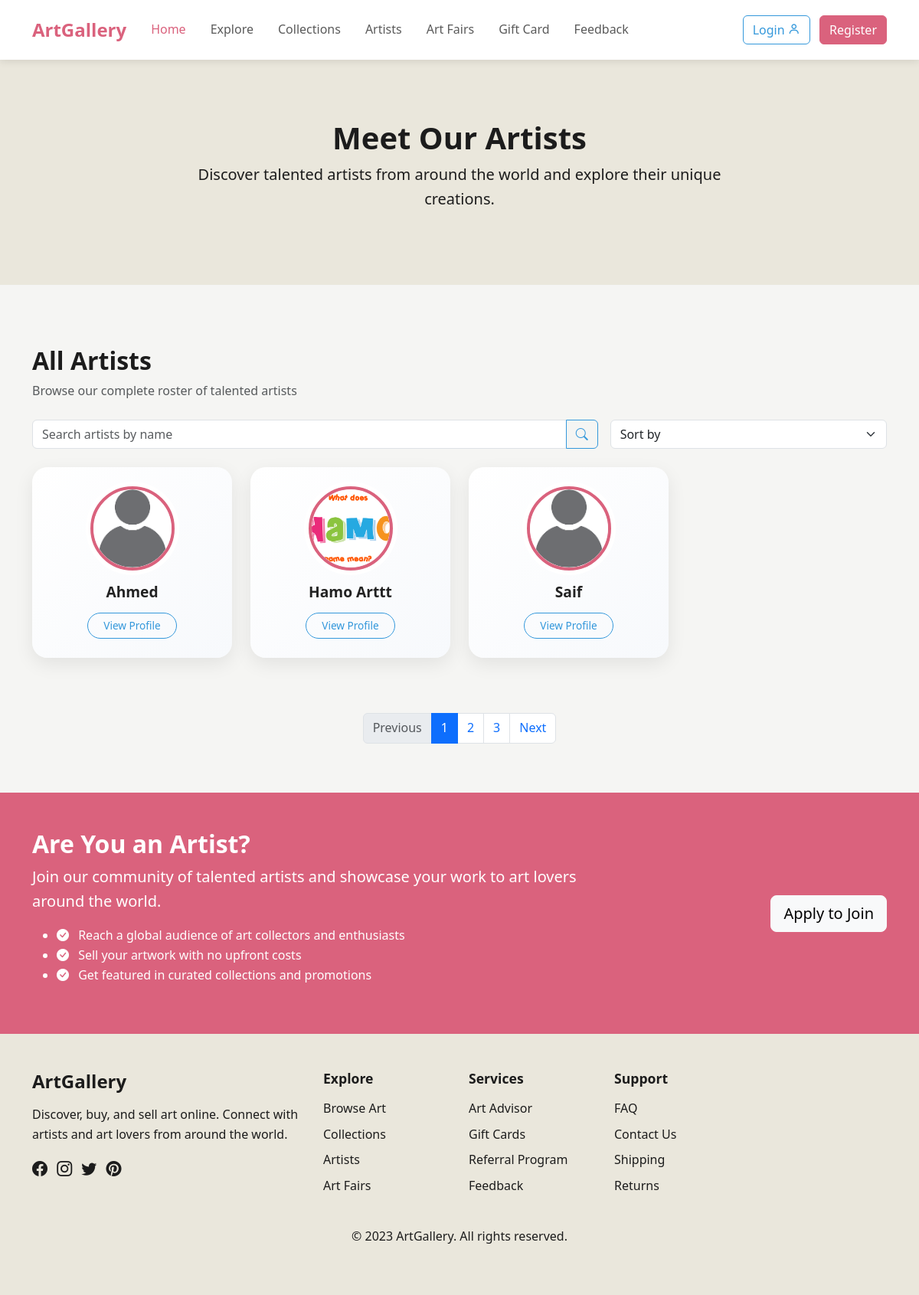
The app's page /pages/artists.php, older data.
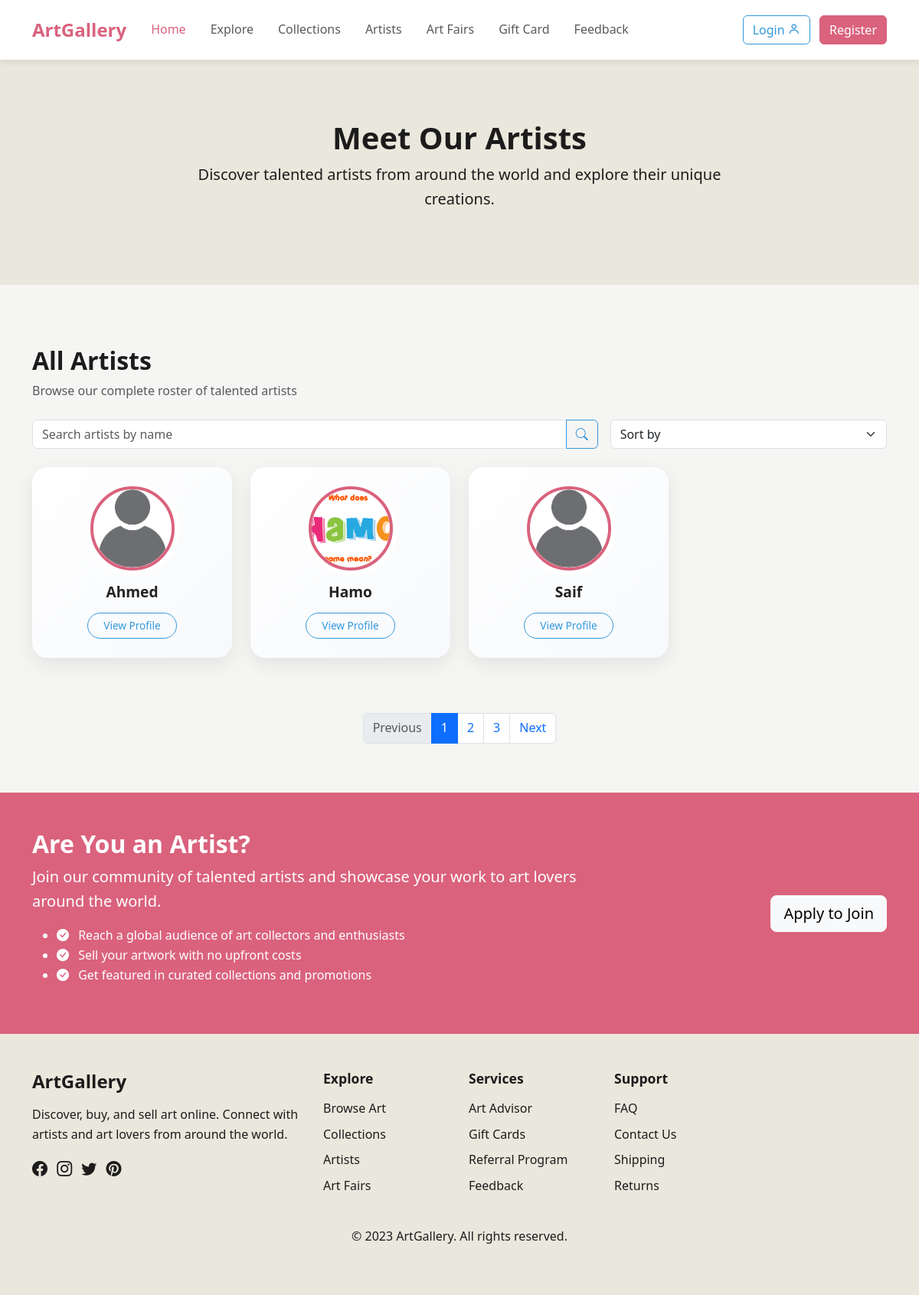
The same page, newer data.
### tables this page shows
CREATE TABLE `users` (
  `id` int(11) NOT NULL,
  `name` varchar(255) NOT NULL,
  `email` varchar(255) NOT NULL,
  `password` varchar(255) NOT NULL,
  `role` varchar(255) NOT NULL,
  `image` varchar(255) NOT NULL DEFAULT 'uploads/profile/unknown.png',
  `work_name` varchar(100) DEFAULT NULL,
  `bio` varchar(255) DEFAULT NULL
);

### pages/artists.php (the view, shortened to what the changed rows need)
<!DOCTYPE html>
<html lang="en">
<head>
    <link rel="stylesheet" href="https://cdn.jsdelivr.net/npm/bootstrap@5.3.0/dist/css/bootstrap.min.css">
    <link rel="stylesheet" href="https://cdn.jsdelivr.net/npm/bootstrap-icons@1.11.1/font/bootstrap-icons.css">
    <link rel="stylesheet" href="../assets/css/style.css">
</head>
<body>
    <?php
    include '../includes/header.php';
    include '../includes/conn.php';
    ?>
    <section class="page-hero">
        <div class="container">
            <div class="row">
                <div class="col-lg-8 mx-auto text-center">
                    <h1>Meet Our Artists</h1>
                </div>
            </div>
        </div>
    </section>
    <?php
    $sort = isset($_GET['sort']) ? $_GET['sort'] : '';
    $sql = "SELECT * FROM users WHERE role = 'artist'";
    switch ($sort) {
        default:
            $sql .= " ORDER BY name ASC";
            break;
    }
    $result = mysqli_query($conn, $sql);
    ?>
    <section class="all-artists py-5">
        <div class="container">
            <div class="section-header mb-4">
                <h2>All Artists</h2>
            </div>
            <div class="row g-4">
                <?php
                if (mysqli_num_rows($result) > 0) {
                    while ($row = mysqli_fetch_assoc($result)) {
                ?>
                        <div class="col-md-3 mb-4">
                            <div class="artist-card text-center">
                                <div class="artist-image rounded-circle">
                                    <img src="../back/<?php echo $row['image']; ?>" alt="<?php echo $row['name']; ?>" class="img-fluid rounded-circle">
                                </div>
                                <div class="artist-info mt-3">
                                    <h4><?php echo $row['name']; ?></h4>
                                    <a href="artist-profile.php?id_artist=<?php echo $row['id']; ?>" class="btn btn-sm btn-outline-primary mt-2">View Profile</a>
                                </div>
                            </div>
                        </div>
                <?php
                    }
                } else {
                    echo "<p class='text-center'>No artists found.</p>";
                }
                ?>
            </div>
        </div>
    </section>
    <section class="become-artist py-5 bg-primary text-white">
        <div class="container">
            <div class="row align-items-center">
                <div class="col-lg-8">
                    <h2>Are You an Artist?</h2>
                </div>
            </div>
        </div>
    </section>
</body>
</html>

Row changes from the older to the newer data that the page shows:
changed users: name "Hamo Arttt" → "Hamo"
